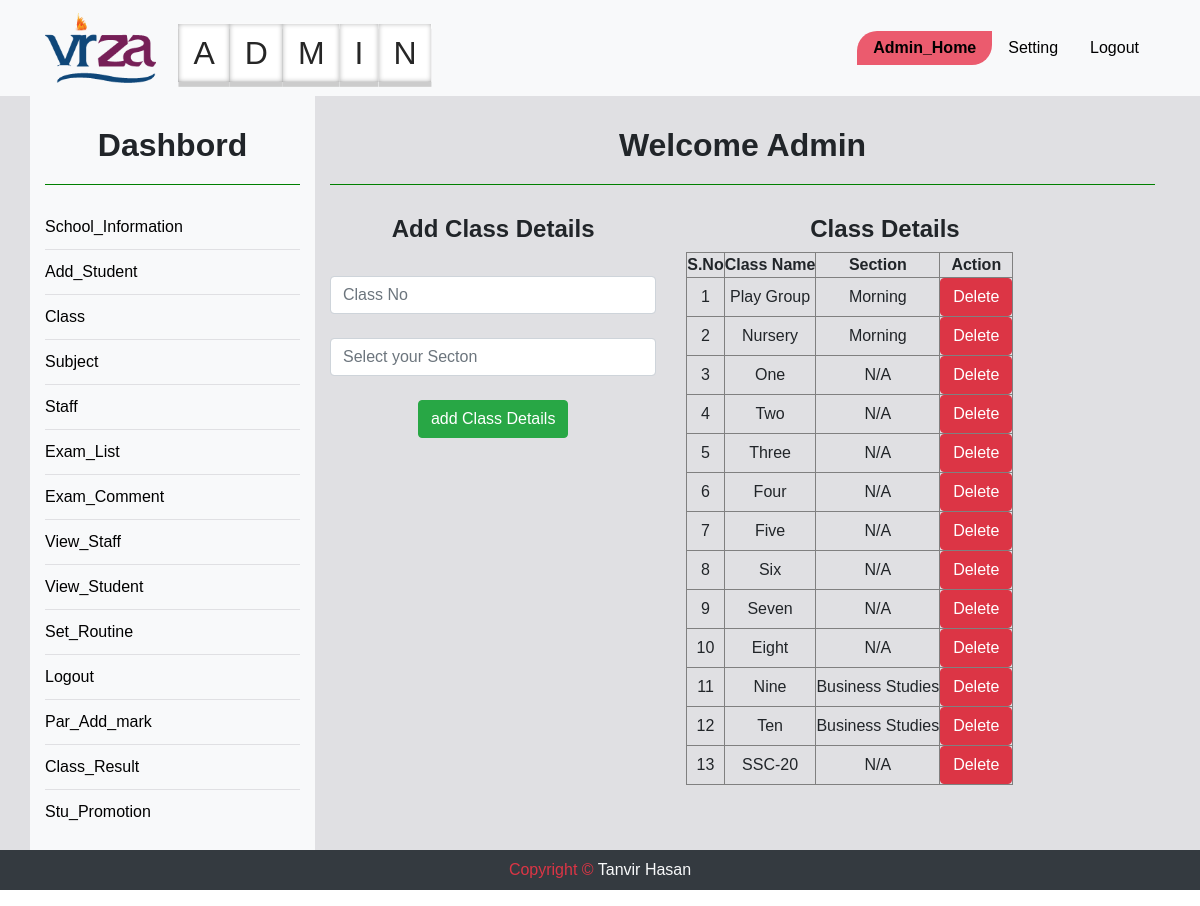
/add_class.php, run on the app's committed database.
### tables this page shows
CREATE TABLE `class` (
  `CID` int(11) NOT NULL,
  `CNAME` varchar(150) NOT NULL,
  `CSEC` varchar(150) NOT NULL
);

### add_class.php (the view, shortened to what this page needs)
<?php include "admin_header.php"; ?>
<div class="container_full d_back" style ='margin-top: 0px;'>
	<div class="container text-center">
		<div class="row" id="vir">
	<?php include "sidebar.php"; ?>
			<div class="col-md-9">
				<h2>Welcome Admin</h2>
				<div class="row">
					<div class="col-5 fix">
						<h4><b>Add Class Details</b></h4>
						 <?php
							require_once('database.php');
						 ?>
						<form method="post" action="<?php echo $_SERVER['PHP_SELF'];?>">
							<br>
							<input type="text" name="cname" placeholder="Class No" required class="input form-control"> <br>
							<input type="text" name="sec" placeholder="Select your Secton " required class="input form-control"> <br>
							<button type="submit" class="btn btn-success" name="submit"> add Class Details</button>
						</form>
					</div>
					<div class="col-6 text-center">
						<h4><b>Class Details</b></h4>
						<table border="1px">
							<tr>
								<th>S.No</th>
								<th>Class Name</th>
								<th>Section</th>
								<th> Action </th>
							</tr>
							<?php
								$s="select * from class";
								$res=$db->query($s);
								if($res->num_rows>0){
									$i=0;
									while($r=$res->fetch_assoc()){
										$i++;
										echo "
										<tr>
											<td>{$i}</td>
											<td>{$r["CNAME"]}</td>
											<td>{$r["CSEC"]}</td>
											<td><a href='delete.php?id={$r["CID"]}' class='btn btn-danger'>Delete</a></td>
										</tr>
										";
									}
								}
							 ?>
						</table>
					</div>
				</div>
			</div>
		</div>
	</div>
</div>
<?php include "footer.php"; ?>

### style.css (style rules this page uses)
* { margin:0;padding:0; }
body { font-family: 'Source Sans Pro', sans-serif; -webkit-transition: all 0.5s ease; transition: all 0.5s ease; font-family:sans-serif; text-align: center; position: relative; }
a { text-decoration:none; }
.fix { overflow:hidden; }
.container_full { width:100%; }
.container { display:block; }
#vir h2 { font-weight: bold; padding-bottom:20px; margin:30px auto; border-bottom: 1px solid green; }
.d_back { background:#e0e0e3; }

### data on the page
class: CNAME "Play Group", CSEC "Morning"
class: CNAME "Nursery", CSEC "Morning"
class: CNAME "One", CSEC "N/A"
class: CNAME "Two", CSEC "N/A"
class: CNAME "Three", CSEC "N/A"
class: CNAME "Four", CSEC "N/A"
class: CNAME "Five", CSEC "N/A"
class: CNAME "Six", CSEC "N/A"
class: CNAME "Seven", CSEC "N/A"
class: CNAME "Eight", CSEC "N/A"
class: CNAME "Nine", CSEC "Business Studies"
class: CNAME "Ten", CSEC "Business Studies"
class: CNAME "SSC-20", CSEC "N/A"
